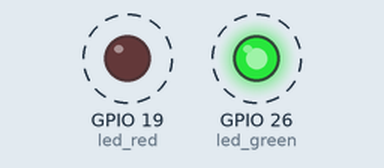
This program was run on a simulated Raspberry Pi (BCM pin numbers). Shown: output pins drawn as LEDs (lit = HIGH). Dashed ring = blinking.

Above: at 0.2 s.
Timing chart, 0 to 4.6 s (numbered marks = the images above):
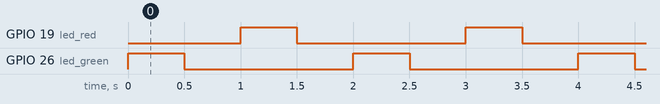

Measured:
- by itself, GPIO 19 (led_red), GPIO 26 (led_green): alternates HIGH for 0.50 s and LOW for 1.5 s
- by itself, everything shown: repeats every 2.0 s, in 4 steps

The program:

led_two_color.py
```python
import time
from gpiozero import Button, LED

led_green = LED(26)
led_red = LED(19)

while 1:
    led_green.on()
    time.sleep(0.5)
    led_green.off()
    time.sleep(0.5)

    led_red.on()
    time.sleep(0.5)
    led_red.off()
    time.sleep(0.5)
```
